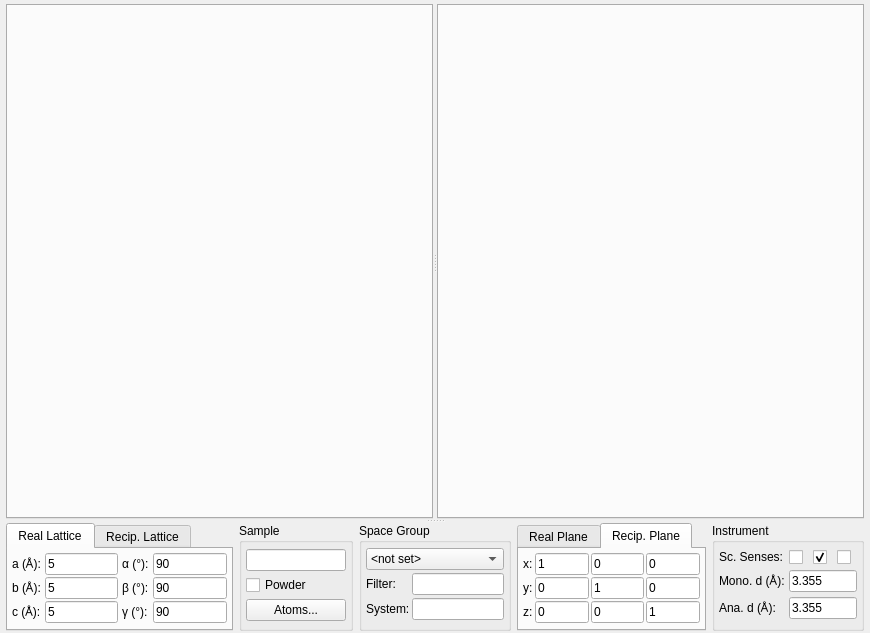
<?xml version="1.0" encoding="UTF-8"?>
<ui version="4.0">
 <class>TazDlg</class>
 <widget class="QMainWindow" name="TazDlg">
  <property name="geometry">
   <rect>
    <x>0</x>
    <y>0</y>
    <width>870</width>
    <height>633</height>
   </rect>
  </property>
  <property name="windowTitle">
   <string>Takin</string>
  </property>
  <property name="locale">
   <locale language="English" country="UnitedKingdom"/>
  </property>
  <property name="animated">
   <bool>false</bool>
  </property>
  <widget class="QWidget" name="centralwidget">
   <layout class="QGridLayout" name="gridLayout_6">
    <property name="leftMargin">
     <number>6</number>
    </property>
    <property name="topMargin">
     <number>4</number>
    </property>
    <property name="rightMargin">
     <number>6</number>
    </property>
    <property name="bottomMargin">
     <number>2</number>
    </property>
    <item row="0" column="0">
     <widget class="QSplitter" name="splitter_2">
      <property name="sizePolicy">
       <sizepolicy hsizetype="Preferred" vsizetype="Preferred">
        <horstretch>0</horstretch>
        <verstretch>0</verstretch>
       </sizepolicy>
      </property>
      <property name="orientation">
       <enum>Qt::Vertical</enum>
      </property>
      <widget class="QSplitter" name="splitter">
       <property name="sizePolicy">
        <sizepolicy hsizetype="Expanding" vsizetype="Expanding">
         <horstretch>0</horstretch>
         <verstretch>1</verstretch>
        </sizepolicy>
       </property>
       <property name="orientation">
        <enum>Qt::Horizontal</enum>
       </property>
       <widget class="QTabWidget" name="groupRecip">
        <property name="sizeIncrement">
         <size>
          <width>0</width>
          <height>0</height>
         </size>
        </property>
        <property name="usesScrollButtons">
         <bool>true</bool>
        </property>
       </widget>
       <widget class="QTabWidget" name="groupReal">
        <property name="sizeIncrement">
         <size>
          <width>0</width>
          <height>0</height>
         </size>
        </property>
       </widget>
      </widget>
      <widget class="QFrame" name="frame_2">
       <property name="sizePolicy">
        <sizepolicy hsizetype="Preferred" vsizetype="Minimum">
         <horstretch>0</horstretch>
         <verstretch>0</verstretch>
        </sizepolicy>
       </property>
       <property name="minimumSize">
        <size>
         <width>0</width>
         <height>0</height>
        </size>
       </property>
       <property name="maximumSize">
        <size>
         <width>16777215</width>
         <height>16777215</height>
        </size>
       </property>
       <property name="baseSize">
        <size>
         <width>0</width>
         <height>0</height>
        </size>
       </property>
       <property name="frameShape">
        <enum>QFrame::NoFrame</enum>
       </property>
       <property name="frameShadow">
        <enum>QFrame::Plain</enum>
       </property>
       <property name="lineWidth">
        <number>1</number>
       </property>
       <layout class="QGridLayout" name="gridLayout_3">
        <property name="margin">
         <number>0</number>
        </property>
        <item row="0" column="4" rowspan="2">
         <widget class="QGroupBox" name="groupBox_5">
          <property name="sizePolicy">
           <sizepolicy hsizetype="Expanding" vsizetype="Preferred">
            <horstretch>4</horstretch>
            <verstretch>1</verstretch>
           </sizepolicy>
          </property>
          <property name="title">
           <string>Instrument</string>
          </property>
          <layout class="QGridLayout" name="gridLayout">
           <property name="horizontalSpacing">
            <number>4</number>
           </property>
           <property name="verticalSpacing">
            <number>2</number>
           </property>
           <property name="margin">
            <number>4</number>
           </property>
           <item row="1" column="0">
            <widget class="QLabel" name="label_9">
             <property name="sizePolicy">
              <sizepolicy hsizetype="Minimum" vsizetype="Fixed">
               <horstretch>0</horstretch>
               <verstretch>0</verstretch>
              </sizepolicy>
             </property>
             <property name="text">
              <string>Mono. d (Å):</string>
             </property>
            </widget>
           </item>
           <item row="2" column="0">
            <widget class="QLabel" name="label_10">
             <property name="sizePolicy">
              <sizepolicy hsizetype="Minimum" vsizetype="Fixed">
               <horstretch>0</horstretch>
               <verstretch>0</verstretch>
              </sizepolicy>
             </property>
             <property name="text">
              <string>Ana. d (Å):</string>
             </property>
            </widget>
           </item>
           <item row="0" column="1">
            <widget class="QCheckBox" name="checkSenseM">
             <property name="sizePolicy">
              <sizepolicy hsizetype="Minimum" vsizetype="Fixed">
               <horstretch>0</horstretch>
               <verstretch>0</verstretch>
              </sizepolicy>
             </property>
             <property name="toolTip">
              <string>Positive monochromator scattering sense (ccw).</string>
             </property>
             <property name="text">
              <string/>
             </property>
             <property name="checked">
              <bool>false</bool>
             </property>
            </widget>
           </item>
           <item row="0" column="2">
            <widget class="QCheckBox" name="checkSenseS">
             <property name="toolTip">
              <string>Positive sample scattering sense (ccw).</string>
             </property>
             <property name="text">
              <string/>
             </property>
             <property name="checked">
              <bool>true</bool>
             </property>
            </widget>
           </item>
           <item row="0" column="0">
            <widget class="QLabel" name="label_17">
             <property name="sizePolicy">
              <sizepolicy hsizetype="Minimum" vsizetype="Fixed">
               <horstretch>0</horstretch>
               <verstretch>0</verstretch>
              </sizepolicy>
             </property>
             <property name="text">
              <string>Sc. Senses:</string>
             </property>
            </widget>
           </item>
           <item row="0" column="3">
            <widget class="QCheckBox" name="checkSenseA">
             <property name="toolTip">
              <string>Positive analyser scattering sense (ccw).</string>
             </property>
             <property name="text">
              <string/>
             </property>
             <property name="checked">
              <bool>false</bool>
             </property>
            </widget>
           </item>
           <item row="1" column="1" colspan="3">
            <widget class="QLineEdit" name="editMonoD">
             <property name="text">
              <string>3.355</string>
             </property>
            </widget>
           </item>
           <item row="2" column="1" colspan="3">
            <widget class="QLineEdit" name="editAnaD">
             <property name="text">
              <string>3.355</string>
             </property>
            </widget>
           </item>
          </layout>
         </widget>
        </item>
        <item row="0" column="2" rowspan="2">
         <widget class="QGroupBox" name="groupBox">
          <property name="sizePolicy">
           <sizepolicy hsizetype="Expanding" vsizetype="Preferred">
            <horstretch>4</horstretch>
            <verstretch>1</verstretch>
           </sizepolicy>
          </property>
          <property name="title">
           <string>Space Group</string>
          </property>
          <layout class="QGridLayout" name="gridLayout_7">
           <property name="margin">
            <number>4</number>
           </property>
           <property name="spacing">
            <number>2</number>
           </property>
           <item row="0" column="0" colspan="2">
            <widget class="QComboBox" name="comboSpaceGroups">
             <property name="sizePolicy">
              <sizepolicy hsizetype="Expanding" vsizetype="Fixed">
               <horstretch>0</horstretch>
               <verstretch>0</verstretch>
              </sizepolicy>
             </property>
             <item>
              <property name="text">
               <string>&lt;not set&gt;</string>
              </property>
             </item>
            </widget>
           </item>
           <item row="1" column="0">
            <widget class="QLabel" name="label_22">
             <property name="sizePolicy">
              <sizepolicy hsizetype="Minimum" vsizetype="Preferred">
               <horstretch>0</horstretch>
               <verstretch>0</verstretch>
              </sizepolicy>
             </property>
             <property name="text">
              <string>Filter:</string>
             </property>
            </widget>
           </item>
           <item row="1" column="1">
            <widget class="QLineEdit" name="editSpaceGroupsFilter">
             <property name="sizePolicy">
              <sizepolicy hsizetype="Expanding" vsizetype="Fixed">
               <horstretch>0</horstretch>
               <verstretch>0</verstretch>
              </sizepolicy>
             </property>
            </widget>
           </item>
           <item row="2" column="0">
            <widget class="QLabel" name="label_18">
             <property name="sizePolicy">
              <sizepolicy hsizetype="Minimum" vsizetype="Preferred">
               <horstretch>0</horstretch>
               <verstretch>0</verstretch>
              </sizepolicy>
             </property>
             <property name="text">
              <string>System:</string>
             </property>
            </widget>
           </item>
           <item row="2" column="1">
            <widget class="QLineEdit" name="editCrystalSystem">
             <property name="readOnly">
              <bool>true</bool>
             </property>
            </widget>
           </item>
          </layout>
         </widget>
        </item>
        <item row="0" column="1" rowspan="2">
         <widget class="QGroupBox" name="groupBox_2">
          <property name="sizePolicy">
           <sizepolicy hsizetype="Expanding" vsizetype="Preferred">
            <horstretch>3</horstretch>
            <verstretch>0</verstretch>
           </sizepolicy>
          </property>
          <property name="title">
           <string>Sample</string>
          </property>
          <layout class="QGridLayout" name="gridLayout_8">
           <property name="margin">
            <number>4</number>
           </property>
           <property name="spacing">
            <number>2</number>
           </property>
           <item row="0" column="0">
            <widget class="QLineEdit" name="editDescr">
             <property name="sizePolicy">
              <sizepolicy hsizetype="Preferred" vsizetype="Fixed">
               <horstretch>0</horstretch>
               <verstretch>0</verstretch>
              </sizepolicy>
             </property>
             <property name="text">
              <string/>
             </property>
            </widget>
           </item>
           <item row="1" column="0">
            <widget class="QCheckBox" name="checkPowder">
             <property name="sizePolicy">
              <sizepolicy hsizetype="Minimum" vsizetype="Fixed">
               <horstretch>0</horstretch>
               <verstretch>0</verstretch>
              </sizepolicy>
             </property>
             <property name="text">
              <string>Powder</string>
             </property>
            </widget>
           </item>
           <item row="2" column="0">
            <widget class="QPushButton" name="btnAtoms">
             <property name="sizePolicy">
              <sizepolicy hsizetype="Ignored" vsizetype="Fixed">
               <horstretch>0</horstretch>
               <verstretch>0</verstretch>
              </sizepolicy>
             </property>
             <property name="toolTip">
              <string>Atoms in Unit Cell</string>
             </property>
             <property name="text">
              <string>Atoms...</string>
             </property>
             <property name="flat">
              <bool>false</bool>
             </property>
            </widget>
           </item>
          </layout>
         </widget>
        </item>
        <item row="0" column="0" rowspan="2">
         <widget class="QTabWidget" name="groupSample">
          <property name="sizePolicy">
           <sizepolicy hsizetype="Expanding" vsizetype="Preferred">
            <horstretch>6</horstretch>
            <verstretch>1</verstretch>
           </sizepolicy>
          </property>
          <property name="currentIndex">
           <number>0</number>
          </property>
          <widget class="QWidget" name="tabSampleReal">
           <attribute name="title">
            <string>Real Lattice</string>
           </attribute>
           <layout class="QGridLayout" name="gridLayout_4">
            <property name="horizontalSpacing">
             <number>4</number>
            </property>
            <property name="verticalSpacing">
             <number>2</number>
            </property>
            <property name="margin">
             <number>4</number>
            </property>
            <item row="1" column="4">
             <widget class="QLabel" name="label_7">
              <property name="sizePolicy">
               <sizepolicy hsizetype="Minimum" vsizetype="Fixed">
                <horstretch>0</horstretch>
                <verstretch>0</verstretch>
               </sizepolicy>
              </property>
              <property name="text">
               <string>β (°):</string>
              </property>
             </widget>
            </item>
            <item row="1" column="5">
             <widget class="QLineEdit" name="editBeta">
              <property name="text">
               <string>90</string>
              </property>
             </widget>
            </item>
            <item row="0" column="4">
             <widget class="QLabel" name="label_6">
              <property name="sizePolicy">
               <sizepolicy hsizetype="Minimum" vsizetype="Fixed">
                <horstretch>0</horstretch>
                <verstretch>0</verstretch>
               </sizepolicy>
              </property>
              <property name="text">
               <string>α (°):</string>
              </property>
             </widget>
            </item>
            <item row="0" column="5">
             <widget class="QLineEdit" name="editAlpha">
              <property name="text">
               <string>90</string>
              </property>
             </widget>
            </item>
            <item row="0" column="3">
             <widget class="QLineEdit" name="editA">
              <property name="text">
               <string>5</string>
              </property>
             </widget>
            </item>
            <item row="2" column="3">
             <widget class="QLineEdit" name="editC">
              <property name="text">
               <string>5</string>
              </property>
             </widget>
            </item>
            <item row="2" column="5">
             <widget class="QLineEdit" name="editGamma">
              <property name="text">
               <string>90</string>
              </property>
             </widget>
            </item>
            <item row="0" column="2">
             <widget class="QLabel" name="label_3">
              <property name="sizePolicy">
               <sizepolicy hsizetype="Minimum" vsizetype="Fixed">
                <horstretch>0</horstretch>
                <verstretch>0</verstretch>
               </sizepolicy>
              </property>
              <property name="text">
               <string>a (Å):</string>
              </property>
             </widget>
            </item>
            <item row="2" column="2">
             <widget class="QLabel" name="label_5">
              <property name="sizePolicy">
               <sizepolicy hsizetype="Minimum" vsizetype="Fixed">
                <horstretch>0</horstretch>
                <verstretch>0</verstretch>
               </sizepolicy>
              </property>
              <property name="text">
               <string>c (Å):</string>
              </property>
             </widget>
            </item>
            <item row="1" column="3">
             <widget class="QLineEdit" name="editB">
              <property name="text">
               <string>5</string>
              </property>
             </widget>
            </item>
            <item row="2" column="4">
             <widget class="QLabel" name="label_8">
              <property name="sizePolicy">
               <sizepolicy hsizetype="Minimum" vsizetype="Fixed">
                <horstretch>0</horstretch>
                <verstretch>0</verstretch>
               </sizepolicy>
              </property>
              <property name="text">
               <string>γ (°):</string>
              </property>
             </widget>
            </item>
            <item row="1" column="2">
             <widget class="QLabel" name="label_4">
              <property name="sizePolicy">
               <sizepolicy hsizetype="Minimum" vsizetype="Fixed">
                <horstretch>0</horstretch>
                <verstretch>0</verstretch>
               </sizepolicy>
              </property>
              <property name="text">
               <string>b (Å):</string>
              </property>
             </widget>
            </item>
           </layout>
          </widget>
          <widget class="QWidget" name="tabSampleRecip">
           <attribute name="title">
            <string>Recip. Lattice</string>
           </attribute>
           <layout class="QGridLayout" name="gridLayout_5">
            <property name="horizontalSpacing">
             <number>4</number>
            </property>
            <property name="verticalSpacing">
             <number>2</number>
            </property>
            <property name="margin">
             <number>4</number>
            </property>
            <item row="0" column="0">
             <widget class="QLabel" name="label_11">
              <property name="sizePolicy">
               <sizepolicy hsizetype="Minimum" vsizetype="Fixed">
                <horstretch>0</horstretch>
                <verstretch>0</verstretch>
               </sizepolicy>
              </property>
              <property name="text">
               <string>a (Å⁻¹):</string>
              </property>
             </widget>
            </item>
            <item row="0" column="1">
             <widget class="QLineEdit" name="editARecip"/>
            </item>
            <item row="0" column="2">
             <widget class="QLabel" name="label_14">
              <property name="sizePolicy">
               <sizepolicy hsizetype="Minimum" vsizetype="Fixed">
                <horstretch>0</horstretch>
                <verstretch>0</verstretch>
               </sizepolicy>
              </property>
              <property name="text">
               <string>α (°):</string>
              </property>
             </widget>
            </item>
            <item row="0" column="3">
             <widget class="QLineEdit" name="editAlphaRecip">
              <property name="sizePolicy">
               <sizepolicy hsizetype="Expanding" vsizetype="Fixed">
                <horstretch>0</horstretch>
                <verstretch>0</verstretch>
               </sizepolicy>
              </property>
             </widget>
            </item>
            <item row="1" column="0">
             <widget class="QLabel" name="label_12">
              <property name="sizePolicy">
               <sizepolicy hsizetype="Minimum" vsizetype="Fixed">
                <horstretch>0</horstretch>
                <verstretch>0</verstretch>
               </sizepolicy>
              </property>
              <property name="text">
               <string>b (Å⁻¹):</string>
              </property>
             </widget>
            </item>
            <item row="1" column="1">
             <widget class="QLineEdit" name="editBRecip"/>
            </item>
            <item row="1" column="2">
             <widget class="QLabel" name="label_15">
              <property name="sizePolicy">
               <sizepolicy hsizetype="Minimum" vsizetype="Fixed">
                <horstretch>0</horstretch>
                <verstretch>0</verstretch>
               </sizepolicy>
              </property>
              <property name="text">
               <string>β (°):</string>
              </property>
             </widget>
            </item>
            <item row="1" column="3">
             <widget class="QLineEdit" name="editBetaRecip">
              <property name="sizePolicy">
               <sizepolicy hsizetype="Expanding" vsizetype="Fixed">
                <horstretch>0</horstretch>
                <verstretch>0</verstretch>
               </sizepolicy>
              </property>
             </widget>
            </item>
            <item row="2" column="0">
             <widget class="QLabel" name="label_13">
              <property name="sizePolicy">
               <sizepolicy hsizetype="Minimum" vsizetype="Fixed">
                <horstretch>0</horstretch>
                <verstretch>0</verstretch>
               </sizepolicy>
              </property>
              <property name="text">
               <string>c (Å⁻¹):</string>
              </property>
             </widget>
            </item>
            <item row="2" column="1">
             <widget class="QLineEdit" name="editCRecip"/>
            </item>
            <item row="2" column="2">
             <widget class="QLabel" name="label_16">
              <property name="sizePolicy">
               <sizepolicy hsizetype="Minimum" vsizetype="Fixed">
                <horstretch>0</horstretch>
                <verstretch>0</verstretch>
               </sizepolicy>
              </property>
              <property name="text">
               <string>γ (°):</string>
              </property>
             </widget>
            </item>
            <item row="2" column="3">
             <widget class="QLineEdit" name="editGammaRecip">
              <property name="sizePolicy">
               <sizepolicy hsizetype="Expanding" vsizetype="Fixed">
                <horstretch>0</horstretch>
                <verstretch>0</verstretch>
               </sizepolicy>
              </property>
             </widget>
            </item>
           </layout>
          </widget>
         </widget>
        </item>
        <item row="0" column="3" rowspan="2">
         <widget class="QTabWidget" name="groupScatteringPlane">
          <property name="sizePolicy">
           <sizepolicy hsizetype="Expanding" vsizetype="Preferred">
            <horstretch>5</horstretch>
            <verstretch>1</verstretch>
           </sizepolicy>
          </property>
          <property name="currentIndex">
           <number>1</number>
          </property>
          <widget class="QWidget" name="tabRealPlane">
           <attribute name="title">
            <string>Real Plane</string>
           </attribute>
           <layout class="QGridLayout" name="gridLayout_9">
            <property name="margin">
             <number>4</number>
            </property>
            <property name="spacing">
             <number>2</number>
            </property>
            <item row="0" column="0">
             <widget class="QLabel" name="label_21">
              <property name="sizePolicy">
               <sizepolicy hsizetype="Minimum" vsizetype="Fixed">
                <horstretch>0</horstretch>
                <verstretch>0</verstretch>
               </sizepolicy>
              </property>
              <property name="text">
               <string>x:</string>
              </property>
             </widget>
            </item>
            <item row="0" column="1">
             <widget class="QLineEdit" name="editRealX0">
              <property name="text">
               <string>1</string>
              </property>
             </widget>
            </item>
            <item row="0" column="2">
             <widget class="QLineEdit" name="editRealX1">
              <property name="text">
               <string>0</string>
              </property>
             </widget>
            </item>
            <item row="0" column="3">
             <widget class="QLineEdit" name="editRealX2">
              <property name="text">
               <string>0</string>
              </property>
             </widget>
            </item>
            <item row="1" column="0">
             <widget class="QLabel" name="label_20">
              <property name="sizePolicy">
               <sizepolicy hsizetype="Minimum" vsizetype="Fixed">
                <horstretch>0</horstretch>
                <verstretch>0</verstretch>
               </sizepolicy>
              </property>
              <property name="text">
               <string>y:</string>
              </property>
             </widget>
            </item>
            <item row="1" column="1">
             <widget class="QLineEdit" name="editRealY0">
              <property name="text">
               <string>0</string>
              </property>
             </widget>
            </item>
            <item row="1" column="2">
             <widget class="QLineEdit" name="editRealY1">
              <property name="text">
               <string>1</string>
              </property>
             </widget>
            </item>
            <item row="1" column="3">
             <widget class="QLineEdit" name="editRealY2">
              <property name="text">
               <string>0</string>
              </property>
             </widget>
            </item>
            <item row="2" column="0">
             <widget class="QLabel" name="label_23">
              <property name="sizePolicy">
               <sizepolicy hsizetype="Minimum" vsizetype="Fixed">
                <horstretch>0</horstretch>
                <verstretch>0</verstretch>
               </sizepolicy>
              </property>
              <property name="text">
               <string>z:</string>
              </property>
             </widget>
            </item>
            <item row="2" column="1">
             <widget class="QLineEdit" name="editRealZ0">
              <property name="text">
               <string>0</string>
              </property>
              <property name="readOnly">
               <bool>true</bool>
              </property>
             </widget>
            </item>
            <item row="2" column="2">
             <widget class="QLineEdit" name="editRealZ1">
              <property name="text">
               <string>0</string>
              </property>
              <property name="readOnly">
               <bool>true</bool>
              </property>
             </widget>
            </item>
            <item row="2" column="3">
             <widget class="QLineEdit" name="editRealZ2">
              <property name="text">
               <string>1</string>
              </property>
              <property name="readOnly">
               <bool>true</bool>
              </property>
             </widget>
            </item>
           </layout>
          </widget>
          <widget class="QWidget" name="tabScatteringPlane">
           <attribute name="title">
            <string>Recip. Plane</string>
           </attribute>
           <layout class="QGridLayout" name="gridLayout_2">
            <property name="margin">
             <number>4</number>
            </property>
            <property name="spacing">
             <number>2</number>
            </property>
            <item row="0" column="2">
             <widget class="QLineEdit" name="editScatX1">
              <property name="text">
               <string>0</string>
              </property>
             </widget>
            </item>
            <item row="1" column="0">
             <widget class="QLabel" name="label_2">
              <property name="sizePolicy">
               <sizepolicy hsizetype="Minimum" vsizetype="Fixed">
                <horstretch>0</horstretch>
                <verstretch>0</verstretch>
               </sizepolicy>
              </property>
              <property name="text">
               <string>y:</string>
              </property>
             </widget>
            </item>
            <item row="1" column="1">
             <widget class="QLineEdit" name="editScatY0">
              <property name="text">
               <string>0</string>
              </property>
             </widget>
            </item>
            <item row="1" column="2">
             <widget class="QLineEdit" name="editScatY1">
              <property name="text">
               <string>1</string>
              </property>
             </widget>
            </item>
            <item row="1" column="3">
             <widget class="QLineEdit" name="editScatY2">
              <property name="text">
               <string>0</string>
              </property>
             </widget>
            </item>
            <item row="0" column="3">
             <widget class="QLineEdit" name="editScatX2">
              <property name="text">
               <string>0</string>
              </property>
             </widget>
            </item>
            <item row="0" column="0">
             <widget class="QLabel" name="label">
              <property name="sizePolicy">
               <sizepolicy hsizetype="Minimum" vsizetype="Fixed">
                <horstretch>0</horstretch>
                <verstretch>0</verstretch>
               </sizepolicy>
              </property>
              <property name="text">
               <string>x:</string>
              </property>
             </widget>
            </item>
            <item row="0" column="1">
             <widget class="QLineEdit" name="editScatX0">
              <property name="text">
               <string>1</string>
              </property>
             </widget>
            </item>
            <item row="2" column="0">
             <widget class="QLabel" name="label_19">
              <property name="sizePolicy">
               <sizepolicy hsizetype="Minimum" vsizetype="Fixed">
                <horstretch>0</horstretch>
                <verstretch>0</verstretch>
               </sizepolicy>
              </property>
              <property name="text">
               <string>z:</string>
              </property>
             </widget>
            </item>
            <item row="2" column="1">
             <widget class="QLineEdit" name="editScatZ0">
              <property name="text">
               <string>0</string>
              </property>
              <property name="readOnly">
               <bool>true</bool>
              </property>
             </widget>
            </item>
            <item row="2" column="2">
             <widget class="QLineEdit" name="editScatZ1">
              <property name="text">
               <string>0</string>
              </property>
              <property name="readOnly">
               <bool>true</bool>
              </property>
             </widget>
            </item>
            <item row="2" column="3">
             <widget class="QLineEdit" name="editScatZ2">
              <property name="text">
               <string>1</string>
              </property>
              <property name="readOnly">
               <bool>true</bool>
              </property>
             </widget>
            </item>
           </layout>
          </widget>
         </widget>
        </item>
       </layout>
      </widget>
     </widget>
    </item>
   </layout>
  </widget>
 </widget>
 <tabstops>
  <tabstop>groupSample</tabstop>
  <tabstop>editA</tabstop>
  <tabstop>editB</tabstop>
  <tabstop>editC</tabstop>
  <tabstop>editAlpha</tabstop>
  <tabstop>editBeta</tabstop>
  <tabstop>editGamma</tabstop>
  <tabstop>editARecip</tabstop>
  <tabstop>editBRecip</tabstop>
  <tabstop>editCRecip</tabstop>
  <tabstop>editAlphaRecip</tabstop>
  <tabstop>editBetaRecip</tabstop>
  <tabstop>editGammaRecip</tabstop>
  <tabstop>editDescr</tabstop>
  <tabstop>checkPowder</tabstop>
  <tabstop>btnAtoms</tabstop>
  <tabstop>comboSpaceGroups</tabstop>
  <tabstop>editSpaceGroupsFilter</tabstop>
  <tabstop>editCrystalSystem</tabstop>
  <tabstop>groupScatteringPlane</tabstop>
  <tabstop>editScatX0</tabstop>
  <tabstop>editScatX1</tabstop>
  <tabstop>editScatX2</tabstop>
  <tabstop>editScatY0</tabstop>
  <tabstop>editScatY1</tabstop>
  <tabstop>editScatY2</tabstop>
  <tabstop>editScatZ0</tabstop>
  <tabstop>editScatZ1</tabstop>
  <tabstop>editScatZ2</tabstop>
  <tabstop>editRealX0</tabstop>
  <tabstop>editRealX1</tabstop>
  <tabstop>editRealX2</tabstop>
  <tabstop>editRealY0</tabstop>
  <tabstop>editRealY1</tabstop>
  <tabstop>editRealY2</tabstop>
  <tabstop>editRealZ0</tabstop>
  <tabstop>editRealZ1</tabstop>
  <tabstop>editRealZ2</tabstop>
  <tabstop>checkSenseM</tabstop>
  <tabstop>checkSenseS</tabstop>
  <tabstop>checkSenseA</tabstop>
  <tabstop>editMonoD</tabstop>
  <tabstop>editAnaD</tabstop>
  <tabstop>groupRecip</tabstop>
  <tabstop>groupReal</tabstop>
 </tabstops>
 <resources/>
 <connections/>
</ui>
